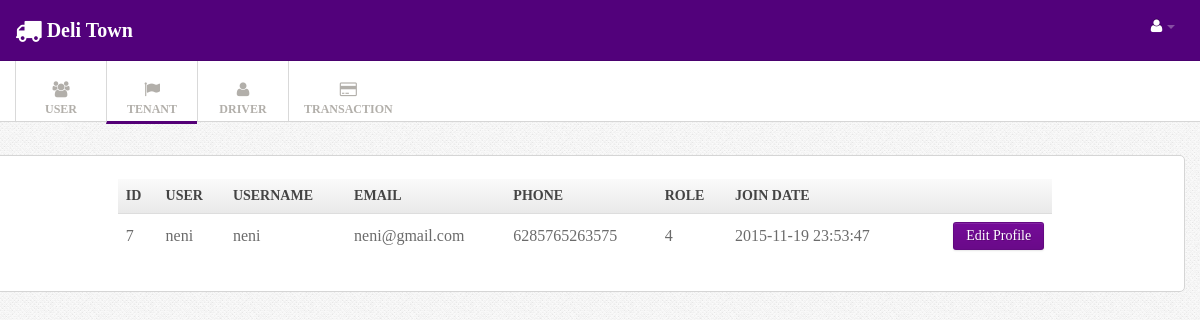
/index.php?menu=adminTenant (signed in), run on the app's committed database.
### tables this page shows
CREATE TABLE IF NOT EXISTS `user` (
  `id_user` int(11) NOT NULL,
  `name` varchar(50) NOT NULL,
  `username` varchar(50) NOT NULL,
  `password` text NOT NULL,
  `email` varchar(50) NOT NULL,
  `phone` double NOT NULL,
  `role` int(11) NOT NULL DEFAULT '2' COMMENT '1= admin,2 = user,3=driver,4=owner',
  `date_join` datetime NOT NULL DEFAULT CURRENT_TIMESTAMP
);

### controller/userController.php (called while the page is built, shortened)
<?php
class userController {
    private $userdao;
    public function __construct() {
        $this->userdao = new userDao();
    }
    public function adminTenant() {
        $owner = $this->userdao->get_user_by_role(4)->getIterator();
        require_once '/view/admin/adminTenant.php';
    }
}

### model/userDao.php (called while the page is built, shortened)
<?php
class userDao implements userInterface {
    public function get_user_by_role($role) {
       $users = new ArrayObject();
        try {
            $conn = conection::getconection();
            $sql = "SELECT * from user where role=?";
            $stmt = $conn->prepare($sql);
            $stmt->bindParam(1, $role);
            $stmt->execute();
            while ($row = $stmt->fetch()) {
                $user = new user();
                $user->setId_user($row['id_user']);
                $user->setName($row['name']);
                $user->setPassword($row['password']);
                $user->setPhone($row['phone']);
                $user->setUsername($row['username']);
                $user->setRole($row['role']);
                $user->setEmail($row['email']);
                $user->setDate_join($row['date_join']);
                $users->append($user);
            }
        } catch (Exception $e) {
            echo $e->getMessage();
            die();
        }
        return $users;
    }
}

### model/user.php (called while the page is built, shortened)
<?php
class user {
    private $id_user;
    private $name;
    private $username;
    private $email;
    private $phone;
    private $role;
    private $date_join;
    public function getId_user() {
        return $this->id_user;
    }
    public function getName() {
        return $this->name;
    }
    public function getUsername() {
        return $this->username;
    }
    public function getEmail() {
        return $this->email;
    }
    public function getPhone() {
        return $this->phone;
    }
    public function getRole() {
        return $this->role;
    }
    public function getDate_join() {
        return $this->date_join;
    }
    public function setId_user($id_user) {
        $this->id_user = $id_user;
    }
    public function setName($name) {
        $this->name = $name;
    }
    public function setUsername($username) {
        $this->username = $username;
    }
    public function setEmail($email) {
        $this->email = $email;
    }
    public function setPhone($phone) {
        $this->phone = $phone;
    }
    public function setRole($role) {
        $this->role = $role;
    }
    public function setDate_join($date_join) {
        $this->date_join = $date_join;
    }
}

### view/admin/adminTenant.php (the view, shortened to what this page needs)
<!DOCTYPE html>
<html lang="en">
<head>
</head>
<body>
  <div class="navbar navbar-fixed-top">
    <div class="navbar-inner">
      <div class="container">
                      <a href="index.php?menu=admin" class="brand"><div class="icon-large icon-truck">
                      </div>Deli Town</a>
        <div class="nav-collapse">
          <ul class="nav pull-right">
            <?php if ($_SESSION['is_logged']) { ?>
            <li class="dropdown"><a href="#" class="dropdown-toggle" data-toggle="dropdown">
              <i class="icon-large icon-user"></i> <b class="caret"></b></a>
             </li>
          </ul>
          <?php } ?>
        </div>
      </div>
    </div>
  </div>
  <div class="subnavbar">
    <div class="subnavbar-inner">
      <div class="container">
        <ul class="mainnav">
          <li class="dropdown"><a href="index.php?menu=adminUser" class="dropdown-toggle" >
                  <div class="icon-large icon-group">
                  </div>
                  <span>USER</span> <b class="caret"></b></a>
          </li>
          <li class="active"><a href="index.php?menu=adminTenant" class="dropdown-toggle" >
                  <div class="icon-large icon-flag">
                  </div>
                  <span>TENANT</span> <b class="caret"></b></a>
          </li>
          <li class="dropdown"><a href="index.php?menu=adminDriver" class="dropdown-toggle" >
                  <div class="icon-large icon-user">
                  </div>
                  <span>DRIVER</span> <b class="caret"></b></a>
          </li>
          <li class="dropdown"><a href="index.php?menu=adminTrans" class="dropdown-toggle" >
                  <div class="icon-large icon-credit-card">
                  </div>
                  <span>TRANSACTION</span> <b class="caret"></b></a>
          </li>
                    </ul>
      </div>
    </div>
  </div>
  <div class="main">
    <div class="main-inner">
      <div class="container">
        <center>
        <div class="row">
          <div class="widget-content">
            <form action="" method="post">
                                    <?php
                                    echo "<table class='table table-striped table-bordered' style='width:80%'>";
                                    echo "<br>";
                                    echo "<th>ID</th>";
                                    echo "<th>User</th>";
                                    echo "<th>Username</th>";
                                    echo "<th>Email</th>";
                                    echo "<th>Phone</th>";
                                    echo "<th>Role</th>";
                                    echo "<th colspan='2'>Join Date</th>";
                                    while ($owner->valid()) {
                                    echo "<tr>";
                                    echo "<td>"; echo $owner->current()->getId_user();
                                    echo "<td>"; echo $owner->current()->getName();
                                    echo "<td>"; echo $owner->current()->getUsername();
                                    echo "<td>"; echo $owner->current()->getEmail();
                                    echo "<td>"; echo $owner->current()->getPhone();
                                    echo "<td>"; echo $owner->current()->getRole();
                                    echo "<td>"; echo $owner->current()->getDate_join();
                                    echo "<td>"; echo "<a href='index.php?menu=edit&id=".$owner->current()->getId_user()."'>
                                    <input type='button' class='button btn btn-success' value='Edit Profile'>
                                    </a></li>" ;
                                        $owner->next();
                                    }
                                    echo "</table>";
                                    ?>
                                </form>
          </div>
        </div>
      </center>
    </div>
  </div>
</div>
</body>
</html>

### css/style.css (style rules this page uses)
body { background: #f9f6f1; font : 13px/1.7em 'Kalinga'; }
input, button, select, textarea { font-family:"Kalinga"; }
.table td { vertical-align: middle; }
.table-bordered th { background: #E9E9E9; background:-moz-linear-gradient(top, #FAFAFA 0%, #E9E9E9 100%); background:-webkit-gradient(linear, left top, left bottom, color-stop(0%,#FAFAFA), color-stop(100%,#E9E9E9)); background:-webkit-linear-gradient(top, #FAFAFA 0%,#E9E9E9 100%); background:-o-linear-gradient(top, #FAFAFA 0%,#E9E9E9 100%); background:-ms-linear-gradient(top, #FAFAFA 0%,#E9E9E9 100%); background:linear-gradient(top, #FAFAFA 0%,#E9E9E9 100%); filter: progid:DXImageTransform.Microsoft.gradient(startColorstr='#FAFAFA', endColorstr='#E9E9E9'); -ms-filter: "progid:DXImageTransform.Microsoft.gradient(startColorstr='#FAFAFA', endColorstr='#E9E9E9')"; font-size: 14px; color: #444; text-transform: uppercase; }
.navbar .container { position: relative; }
.navbar-inner { padding: 7px 0; background: #52017b !important; -moz-border-radius: 0; -webkit-border-radius: 0; border-radius: 0; }
.navbar-fixed-top { position: static; }
.navbar .nav a { font-size: 11px; }
.navbar .nav>li>a { color:#fff !important; }
.navbar .brand { font-weight: 600; position: relative; top: 2px; }
.subnavbar-inner { height: 60px; background: #fff; border-bottom: 1px solid #d6d6d6; }
.subnavbar .container > ul { display: inline-block; height: 80px; padding: 0; margin: 0; }
.subnavbar .container > ul > li { float: left; min-width: 90px; height: 60px; padding: 0; margin: 0; text-align: center; vertical-align: middle; list-style: none; border-left: 1px solid #d9d9d9; }
.subnavbar .container > ul > li > a { display: block; height: 100%; padding: 0 15px; padding-top: 20px; font-size: 12px; font-weight: bold; color: #b2afaa; }
.subnavbar .container > ul > li.active { color: #52017b; border-bottom: 3px solid #540077; text-decoration: none; }
.subnavbar .container > ul > li > a > span { display: block; }
.subnavbar .caret { margin-top: 4px; border-top-color: white; border-bottom-color: white; }
.main { padding-bottom: 2em; }
.widget-content { padding: 1px 15px 15px; background: #FFF; border: 1px solid #D5D5D5; -moz-border-radius: 5px; -webkit-border-radius: 5px; border-radius: 5px; }
.widget-content:before, .widget-content:after { content:""; display:table; }
.widget-content:after { clear:both; }
.widget-content { zoom:1; }

### css/pages/signin.css (style rules this page uses)
body { background: url(../../img/body-bg.png); color:#6b6b6b; font: 13px/1.7em "Kalinga"; }

### data on the page
user: id_user "7", name "neni", username "neni", email "neni@gmail.com", phone "6285765263575", role "4", date_join "2015-11-19 23:53:47"
